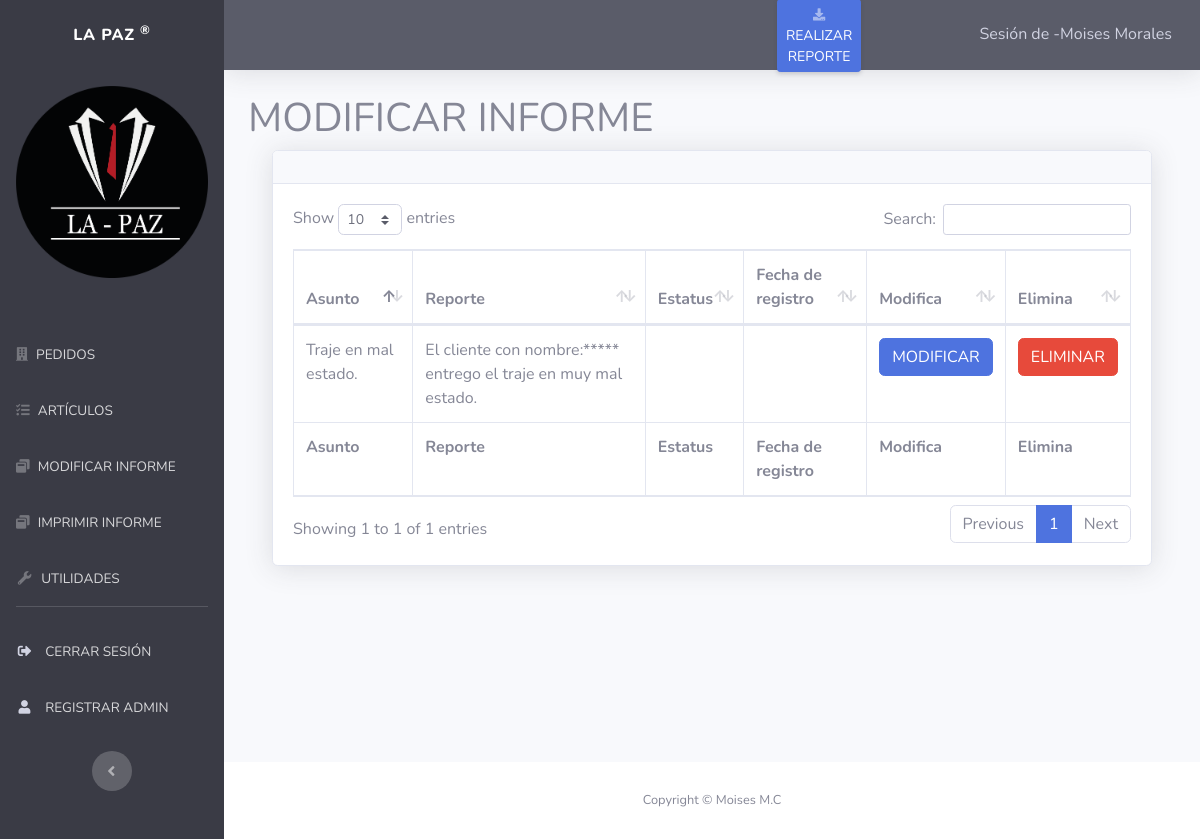
Page /dashboard/visreporte.php (signed in) on the committed database.
### tables this page shows
CREATE TABLE `reportes` (
  `report_id` int(11) NOT NULL,
  `asunto` varchar(100) NOT NULL,
  `report` varchar(1500) NOT NULL
);

### dashboard/visreporte.php (the view)
<?php require_once "vistas/parte_superior.php"?>
<div class="container-fluid">
    <h1>MODIFICAR INFORME</h1>
                <div class="container-fluid">
                    <div class="card shadow mb-4">
                        <div class="card-header py-3">
                        </div>
                        <div class="card-body">
                            <div class="table-responsive">
                                <table class="table table-bordered" id="dataTable" width="100%" cellspacing="0">
                                    <thead>
                                        <tr>
                                <th>Asunto</th>
                                <th>Reporte</th>
                                <th>Estatus</th>
                                 <th>Fecha de registro</th>
                                  <th>Modifica</th>
                                <th>Elimina</th>
                                        </tr>
                                    </thead>
                                    <tfoot>
                                        <tr>
                                  <th>Asunto</th>
                                <th>Reporte</th>
                                <th>Estatus</th>
                                 <th>Fecha de registro</th>
                                  <th>Modifica</th>
                                <th>Elimina</th>
                                        </tr>
                                    </tfoot>
                                    <tbody>
                                    <?php require ("../conexion2.php");
    $consulta = $mysqli->query("SELECT * FROM reportes");
    while($datos = mysqli_fetch_array($consulta)){
?>
                            <tr>
                <td><?php echo $datos[1]; ?></td>
                <td><?php echo $datos[2]; ?></td>
                 <td><?php echo $datos[3]; ?></td>
                <td><?php echo $datos[4]; ?></td>
               <th><a href="modica_reporte.php?report_id=<?php echo $datos[0];?>" class="btn btn-primary" > MODIFICAR</a></th>
<th><a href="eliminar_reporte.php?report_id=<?php echo $datos[0];  ?>" class="btn btn-danger"  onclick="return confirm('¿Seguro que quieres eliminar este reporte?');">ELIMINAR </a></th>
  </tr>
                            <?php
                                }
                            ?>
                                    </tbody>
                                </table>
                            </div>
                        </div>
                    </div>
                </div>
</div>
<?php require_once "vistas/parte_inferior.php"?>

### rows in the picture
reportes: asunto "Traje en mal estado.", report "El cliente con nombre:***** entrego el traje en muy mal estado."

### other values in the picture
$_SESSION["nombre_user"] "Moises Morales"
